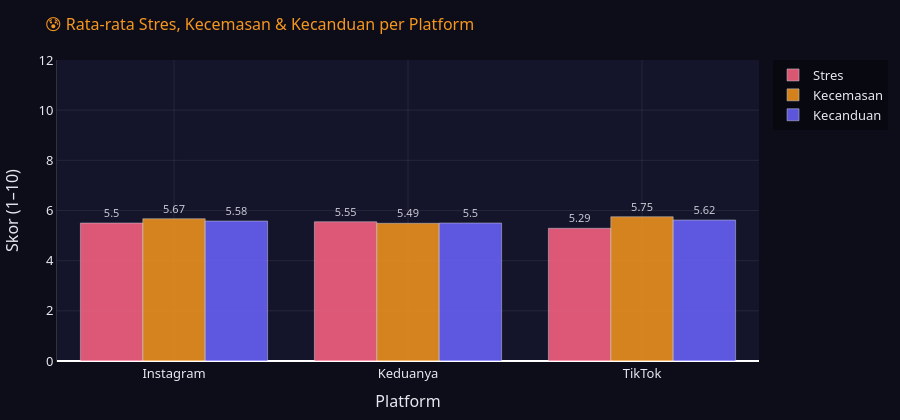

This figure's notebook cell:
### Code cell
fig4.show()

### Figure 1 — Plotly figure (JSON) as saved in the notebook; plotly's stock layout.template omitted (floating-point values rounded to 4 significant figures)
{"data": [{"marker": {"color": "#FF6584"}, "name": "Stres", "opacity": 0.85, "text": [5.5, 5.55, 5.29], "textfont": {"size": 11}, "textposition": "outside", "type": "bar", "x": ["Instagram", "Keduanya", "TikTok"], "y": [5.5, 5.55, 5.29]}, {"marker": {"color": "#F7971E"}, "name": "Kecemasan", "opacity": 0.85, "text": [5.67, 5.49, 5.75], "textfont": {"size": 11}, "textposition": "outside", "type": "bar", "x": ["Instagram", "Keduanya", "TikTok"], "y": [5.67, 5.49, 5.75]}, {"marker": {"color": "#6C63FF"}, "name": "Kecanduan", "opacity": 0.85, "text": [5.58, 5.5, 5.62], "textfont": {"size": 11}, "textposition": "outside", "type": "bar", "x": ["Instagram", "Keduanya", "TikTok"], "y": [5.58, 5.5, 5.62]}], "layout": {"barmode": "group", "font": {"color": "#E8E8F0", "family": "'Segoe UI', Arial, sans-serif", "size": 13}, "height": 420, "legend": {"bgcolor": "rgba(0,0,0,0.4)", "bordercolor": "rgba(255,255,255,0.07)"}, "margin": {"b": 50, "l": 50, "r": 30, "t": 60}, "paper_bgcolor": "#0D0D1A", "plot_bgcolor": "#14142B", "title": {"font": {"color": "#F7971E", "size": 16}, "text": "😰 Rata-rata Stres, Kecemasan & Kecanduan per Platform"}, "xaxis": {"gridcolor": "rgba(255,255,255,0.07)", "linecolor": "rgba(255,255,255,0.15)", "showgrid": true, "tickcolor": "rgba(255,255,255,0.3)", "title": {"text": "Platform"}}, "yaxis": {"gridcolor": "rgba(255,255,255,0.07)", "linecolor": "rgba(255,255,255,0.15)", "range": [0, 12], "showgrid": true, "tickcolor": "rgba(255,255,255,0.3)", "title": {"text": "Skor (1–10)"}}}}
